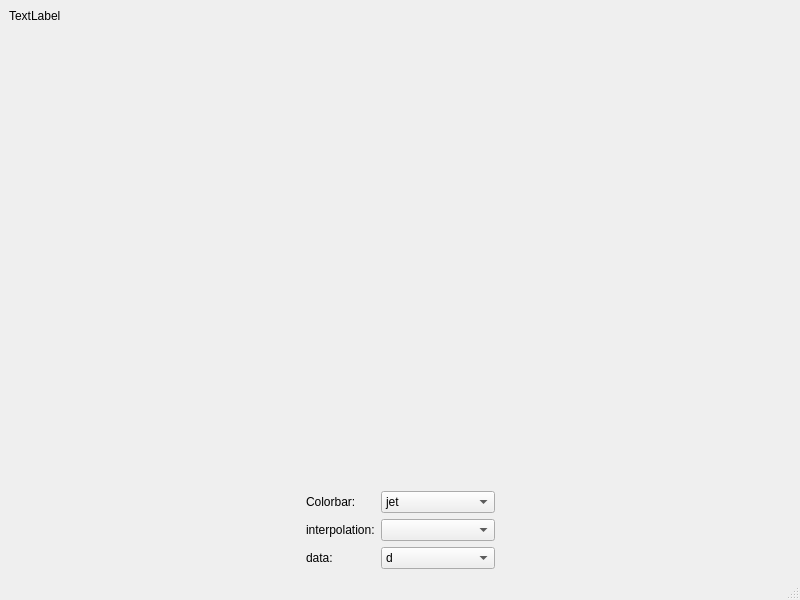
<?xml version="1.0" encoding="UTF-8"?>
<ui version="4.0">
 <class>MainWindow</class>
 <widget class="QMainWindow" name="MainWindow">
  <property name="geometry">
   <rect>
    <x>0</x>
    <y>0</y>
    <width>800</width>
    <height>600</height>
   </rect>
  </property>
  <property name="windowTitle">
   <string>MainWindow</string>
  </property>
  <widget class="QWidget" name="centralwidget">
   <layout class="QVBoxLayout" name="verticalLayout">
    <item>
     <widget class="QLabel" name="label">
      <property name="text">
       <string>TextLabel</string>
      </property>
     </widget>
    </item>
    <item>
     <layout class="QHBoxLayout" name="horizontalLayout_2">
      <item>
       <widget class="QWidget" name="widget" native="true">
        <property name="sizePolicy">
         <sizepolicy hsizetype="Preferred" vsizetype="Expanding">
          <horstretch>0</horstretch>
          <verstretch>0</verstretch>
         </sizepolicy>
        </property>
       </widget>
      </item>
      <item>
       <widget class="QWidget" name="widget_2" native="true"/>
      </item>
     </layout>
    </item>
    <item>
     <layout class="QHBoxLayout" name="horizontalLayout">
      <item>
       <spacer name="horizontalSpacer_2">
        <property name="orientation">
         <enum>Qt::Horizontal</enum>
        </property>
        <property name="sizeHint" stdset="0">
         <size>
          <width>40</width>
          <height>20</height>
         </size>
        </property>
       </spacer>
      </item>
      <item>
       <layout class="QGridLayout" name="gridLayout">
        <item row="0" column="0">
         <widget class="QLabel" name="label_2">
          <property name="text">
           <string>Colorbar:</string>
          </property>
         </widget>
        </item>
        <item row="0" column="1">
         <widget class="QComboBox" name="colorbar_comboBox">
          <item>
           <property name="text">
            <string>jet</string>
           </property>
          </item>
          <item>
           <property name="text">
            <string>viridis</string>
           </property>
          </item>
         </widget>
        </item>
        <item row="1" column="0">
         <widget class="QLabel" name="label_3">
          <property name="text">
           <string>interpolation:</string>
          </property>
         </widget>
        </item>
        <item row="1" column="1">
         <widget class="QComboBox" name="interpolation_comboBox"/>
        </item>
        <item row="2" column="0">
         <widget class="QLabel" name="label_4">
          <property name="text">
           <string>data:</string>
          </property>
         </widget>
        </item>
        <item row="2" column="1">
         <widget class="QComboBox" name="data_comboBox">
          <item>
           <property name="text">
            <string>d</string>
           </property>
          </item>
          <item>
           <property name="text">
            <string>strain_mapping</string>
           </property>
          </item>
         </widget>
        </item>
       </layout>
      </item>
      <item>
       <spacer name="horizontalSpacer">
        <property name="orientation">
         <enum>Qt::Horizontal</enum>
        </property>
        <property name="sizeHint" stdset="0">
         <size>
          <width>40</width>
          <height>20</height>
         </size>
        </property>
       </spacer>
      </item>
     </layout>
    </item>
   </layout>
  </widget>
  <widget class="QMenuBar" name="menubar">
   <property name="geometry">
    <rect>
     <x>0</x>
     <y>0</y>
     <width>800</width>
     <height>24</height>
    </rect>
   </property>
  </widget>
  <widget class="QStatusBar" name="statusbar"/>
 </widget>
 <resources/>
 <connections>
  <connection>
   <sender>colorbar_comboBox</sender>
   <signal>currentIndexChanged(int)</signal>
   <receiver>MainWindow</receiver>
   <slot>combobox_changed()</slot>
   <hints>
    <hint type="sourcelabel">
     <x>455</x>
     <y>473</y>
    </hint>
    <hint type="destinationlabel">
     <x>717</x>
     <y>475</y>
    </hint>
   </hints>
  </connection>
  <connection>
   <sender>interpolation_comboBox</sender>
   <signal>currentIndexChanged(int)</signal>
   <receiver>MainWindow</receiver>
   <slot>combobox_changed()</slot>
   <hints>
    <hint type="sourcelabel">
     <x>451</x>
     <y>509</y>
    </hint>
    <hint type="destinationlabel">
     <x>577</x>
     <y>507</y>
    </hint>
   </hints>
  </connection>
  <connection>
   <sender>data_comboBox</sender>
   <signal>currentIndexChanged(int)</signal>
   <receiver>MainWindow</receiver>
   <slot>combobox_changed()</slot>
   <hints>
    <hint type="sourcelabel">
     <x>435</x>
     <y>539</y>
    </hint>
    <hint type="destinationlabel">
     <x>572</x>
     <y>543</y>
    </hint>
   </hints>
  </connection>
 </connections>
 <slots>
  <slot>combobox_changed()</slot>
 </slots>
</ui>
